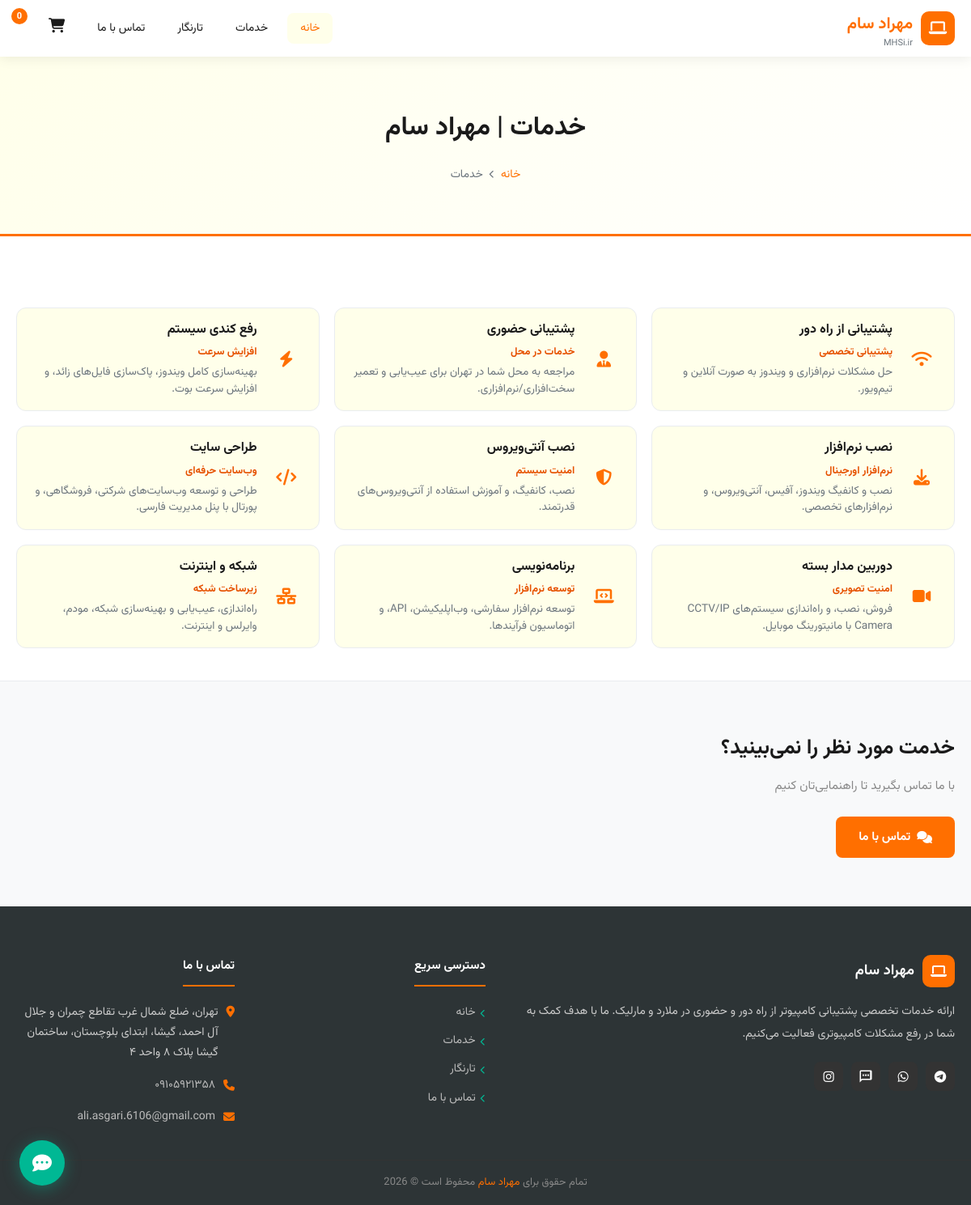
The app's page /khadamat with its own data.
### tables this page shows
CREATE TABLE `posts` (
  `id` int(11) NOT NULL AUTO_INCREMENT,
  `author_id` int(11) DEFAULT '1',
  `title` varchar(255) NOT NULL,
  `slug` varchar(255) NOT NULL,
  `content` longtext,
  `kholaseh` text COMMENT 'خلاصه / چکیده',
  `subtitle` varchar(200) DEFAULT '',
  `tasvir` varchar(500) DEFAULT NULL COMMENT 'تصویر شاخص',
  `type` varchar(50) NOT NULL DEFAULT 'blog' COMMENT 'blog | safhe | maghaleh | khabar',
  `page_section` varchar(50) DEFAULT NULL,
  `display_order` int(11) DEFAULT '0',
  `template` varchar(50) DEFAULT 'default',
  `language` varchar(5) DEFAULT 'fa',
  `status` varchar(20) DEFAULT 'draft' COMMENT 'publish | draft | trash',
  `bazid` int(11) DEFAULT '0' COMMENT 'تعداد بازدید',
  `meta_title` varchar(255) DEFAULT NULL,
  `meta_description` varchar(500) DEFAULT NULL,
  `meta_keywords` text,
  `created_at` datetime DEFAULT CURRENT_TIMESTAMP,
  `updated_at` datetime DEFAULT NULL ON UPDATE CURRENT_TIMESTAMP,
  PRIMARY KEY (`id`),
  UNIQUE KEY `unique_slug_type` (`slug`,`type`),
  KEY `idx_type_status` (`type`,`status`),
  KEY `idx_author` (`author_id`)
);

### ghaleb/mehrsam/khadamat.php (the view, shortened to what this page needs)
<?php include MASIR_GHALEB . 'sarfaraz.php'; ?>
<div class="sarsafhe-safhe">
    <div class="mohtava-container">
        <h1><?= htmlspecialchars($page_data['title'] ?? 'خدمات مهراد سام') ?></h1>
        <div class="masir-nabz">
            <a href="<?= BASE_URL ?>/">خانه</a>
            <span><i class="fa-solid fa-chevron-left" style="font-size:10px;"></i></span>
            <span>خدمات</span>
        </div>
    </div>
</div>
<section class="bakhsh khadamat-page">
    <div class="mohtava-container">
        <?php if (!empty($khadamat_list)): ?>
            <div class="services-grid">
                <?php foreach ($khadamat_list as $svc): ?>
                    <a class="service-card" href="<?= BASE_URL ?>khadamat/<?= htmlspecialchars($svc['slug']) ?>">
                        <div class="service-header">
                            <div class="service-icon">
                                <?= $svc['tasvir'] ?>
                            </div>
                            <div class="service-header-text">
                                <h2><?= htmlspecialchars($svc['title']) ?></h2>
                                <?php if (!empty($svc['subtitle'])): ?>
                                    <span class="service-sub"><?= htmlspecialchars($svc['subtitle']) ?></span>
                                <?php endif; ?>
                                <p><?= htmlspecialchars($svc['kholaseh']) ?></p>
                            </div>
                        </div>
                    </a>
                <?php endforeach; ?>
            </div>
        <?php endif; ?>
    </div>
</section>
<section class="bakhsh cta-section">
    <div class="mohtava-container">
        <h2>خدمت مورد نظر را نمی‌بینید؟</h2>
        <p>با ما تماس بگیرید تا راهنمایی‌تان کنیم</p>
        <a href="<?= BASE_URL ?>/tamas" class="dakmeh dakmeh-asli">
            <i class="fa-solid fa-comments"></i>
            تماس با ما
        </a>
    </div>
</section>
<?php include MASIR_GHALEB . 'panevis.php'; ?>

### records on screen
posts: title "پشتیبانی از راه دور", subtitle "پشتیبانی تخصصی", kholaseh "حل مشکلات نرم‌افزاری و ویندوز به صورت آنلاین و تیم‌ویور."
posts: title "پشتیبانی حضوری", subtitle "خدمات در محل", kholaseh "مراجعه به محل شما در تهران برای عیب‌یابی و تعمیر سخت‌افزاری/نرم‌افزاری."
posts: title "رفع کندی سیستم", subtitle "افزایش سرعت", kholaseh "بهینه‌سازی کامل ویندوز، پاک‌سازی فایل‌های زائد، و افزایش سرعت بوت."
posts: title "نصب نرم‌افزار", subtitle "نرم‌افزار اورجینال", kholaseh "نصب و کانفیگ ویندوز، آفیس، آنتی‌ویروس، و نرم‌افزارهای تخصصی."
posts: title "نصب آنتی‌ویروس", subtitle "امنیت سیستم", kholaseh "نصب، کانفیگ، و آموزش استفاده از آنتی‌ویروس‌های قدرتمند."
posts: title "طراحی سایت", subtitle "وب‌سایت حرفه‌ای", kholaseh "طراحی و توسعه وب‌سایت‌های شرکتی، فروشگاهی، و پورتال با پنل مدیریت فارسی."
posts: title "دوربین مدار بسته", subtitle "امنیت تصویری", kholaseh "فروش، نصب، و راه‌اندازی سیستم‌های CCTV/IP Camera با مانیتورینگ موبایل."
posts: title "برنامه‌نویسی", subtitle "توسعه نرم‌افزار", kholaseh "توسعه نرم‌افزار سفارشی، وب‌اپلیکیشن، API، و اتوماسیون فرآیندها."
posts: title "شبکه و اینترنت", subtitle "زیرساخت شبکه", kholaseh "راه‌اندازی، عیب‌یابی و بهینه‌سازی شبکه، مودم، وایرلس و اینترنت."

### other values on screen
$site_title "مهراد سام"
$item['label'] "خانه"
$item['label'] "خدمات"
$item['label'] "تارنگار"
$item['label'] "تماس با ما"
sabad_count() "0"
$page_data['title'] "خدمات | مهراد سام"
SITE_NAME "مهراد سام"
$lnk[1] "خانه"
$lnk[1] "خدمات"
$lnk[1] "تارنگار"
$lnk[1] "تماس با ما"
SITE_ADRES "تهران، ضلع شمال غرب تقاطع چمران و جلال آل احمد، گیشا، ابتدای بلوچستان، ساختمان گیشا پلاک ۸ واحد ۴"
SITE_TEL "۰۹۱۰۵۹۲۱۳۵۸"
SITE_EMAIL "ali.asgari.6106@gmail.com"
